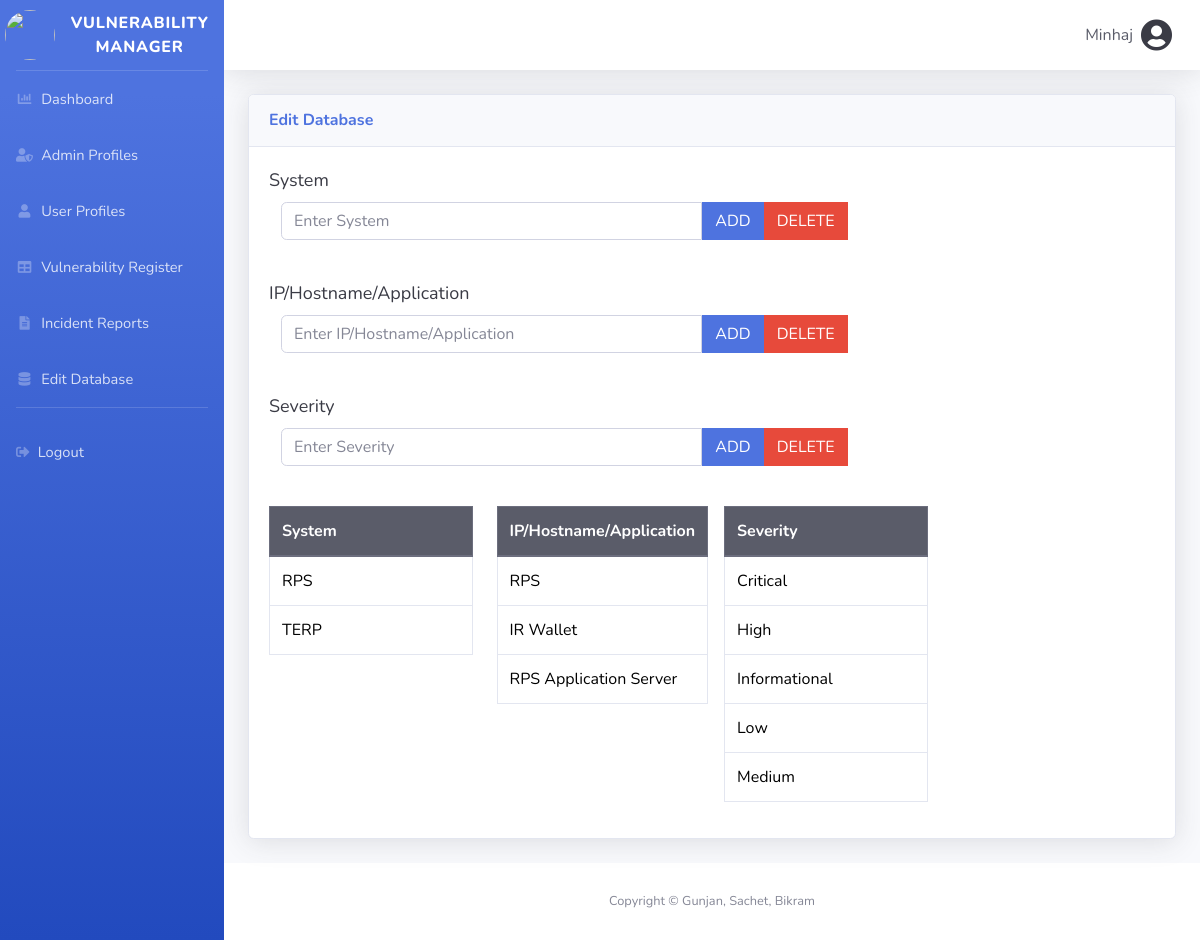
The page /editdb.php (signed in) on the database its author committed.
### tables this page shows
CREATE TABLE `system` (
  `syno` int(10) NOT NULL,
  `sydata` varchar(60) NOT NULL
);

CREATE TABLE `hostname` (
  `ino` int(10) NOT NULL,
  `idata` text NOT NULL
);

CREATE TABLE `severity` (
  `seno` int(10) NOT NULL,
  `sedata` varchar(60) NOT NULL
);

### editdb.php (the view, shortened to what this page needs)
<?php
include('includes/header.php');
include('includes/navbaradmin.php');
?>
<div class="container-fluid">
<div class="card shadow mb-4">
  <div class="card-header py-3">
    <h6 class="m-0 font-weight-bold text-primary">Edit Database</h6>
  </div>
  <div class="card-body">
      <form action="code.php" method="POST">
        <div class="form-group">
            <label class="text-gray-900" style="font-size: 18px;">System</label>
            <div class="input-group col-md-8">
            <input type="text" autocomplete="off" name="system" class="form-control text-gray-900" placeholder="Enter System" required pattern="^[a-zA-Z0-9_. ]*$" title="Use Alphanumeric Characters Only" maxlength="60">
            <button type="submit" name="addsystem" class="btn btn-primary rounded-0">ADD</button>
            <button type="submit" name="deletesystem" class="btn btn-danger rounded-0">DELETE</button>
        </div></div>
        </form>
        <br>
      <form action="code.php" method="POST">
        <div class="form-group">
            <label class="text-gray-900" style="font-size: 18px;">IP/Hostname/Application</label>
            <div class="input-group col-md-8">
            <input type="text" autocomplete="off" name="hostname" class="form-control text-gray-900" placeholder="Enter IP/Hostname/Application" required pattern="^[a-zA-Z0-9_. ]*$" title="Use Alphanumeric Characters Only" maxlength="200">
            <button type="submit" name="addhost" class="btn btn-primary rounded-0">ADD</button>
            <button type="submit" name="deletehost" class="btn btn-danger rounded-0">DELETE</button>
        </div></div>
      </form>
        <br>
      <form action="code.php" method="POST">
        <div class="form-group">
            <label class="text-gray-900" style="font-size: 18px;">Severity</label>
            <div class="input-group col-md-8">
            <input type="text" autocomplete="off" name="severity" class="form-control text-gray-900" placeholder="Enter Severity" required pattern="^[a-zA-Z0-9_. ]*$" title="Use Alphanumeric Characters Only" maxlength="60">
            <button type="submit" name="addseverity" class="btn btn-primary rounded-0">ADD</button>
            <button type="submit" name="deleteseverity" class="btn btn-danger rounded-0">DELETE</button>
        </div></div>
      </form>&emsp;
      <div class="row">
      <div class="table-responsive col-md-3">
              <table class="table table-hover table-bordered" style="width: 100%;">
                <thead class="thead-dark">
                    <tr>
                        <th scope="col">System</th>
                    </tr>
                </thead>
                <tbody>
                <?php
                  require 'dbc.php';
                  $query = "SELECT * FROM system";
                  $stmt = mysqli_stmt_init($connection);
                  mysqli_stmt_prepare($stmt, $query);
                  mysqli_stmt_execute($stmt);
                  $result = mysqli_stmt_get_result($stmt);
                  while($row = mysqli_fetch_assoc($result))
                  {
                    ?>
                    <tr>
                      <td style="color:black;" width=10><?php echo $row['sydata']; ?></td>
                    </tr>
                    <?php
                  }
                  ?>
                </tbody>
              </table>
              </div>
              <div class="table-responsive col-md-3">
              <table class="table table-hover table-bordered" style="width: 100%;">
                <thead class="thead-dark">
                    <tr>
                        <th scope="col">IP/Hostname/Application</th>
                    </tr>
                </thead>
                <tbody>
                <?php
                  require 'dbc.php';
                  $query = "SELECT * FROM hostname";
                  $stmt = mysqli_stmt_init($connection);
                  mysqli_stmt_prepare($stmt, $query);
                  mysqli_stmt_execute($stmt);
                  $result = mysqli_stmt_get_result($stmt);
                  while($row = mysqli_fetch_assoc($result))
                  {
                    ?>
                    <tr>
                      <td style="color:black;" width=10><?php echo $row['idata']; ?></td>
                    </tr>
                    <?php
                  }
                  ?>
                </tbody>
              </table>
              </div>
              <div class="table-responsive col-md-3">
              <table class="table table-hover table-bordered" style="width: 100%;">
                <thead class="thead-dark">
                    <tr>
                        <th scope="col">Severity</th>
                    </tr>
                </thead>
                <tbody>
                <?php
                  require 'dbc.php';
                  $query = "SELECT * FROM severity";
                  $stmt = mysqli_stmt_init($connection);
                  mysqli_stmt_prepare($stmt, $query);
                  mysqli_stmt_execute($stmt);
                  $result = mysqli_stmt_get_result($stmt);
                  while($row = mysqli_fetch_assoc($result))
                  {
                    ?>
                    <tr>
                      <td style="color:black;" width=10><?php echo $row['sedata']; ?></td>
                    </tr>
                    <?php
                  }
                  ?>
                </tbody>
              </table>
              </div>
              </div>
  </div>
</div>
</div>
<?php
include('includes/footer.php');
?>

### rows shown on the page
system: sydata "RPS"
system: sydata "TERP"
hostname: idata "RPS"
hostname: idata "IR Wallet"
hostname: idata "RPS Application Server"
severity: sedata "Critical"
severity: sedata "High"
severity: sedata "Informational"
severity: sedata "Low"
severity: sedata "Medium"

### other values the page prints
$_SESSION['admin'] "Minhaj"
